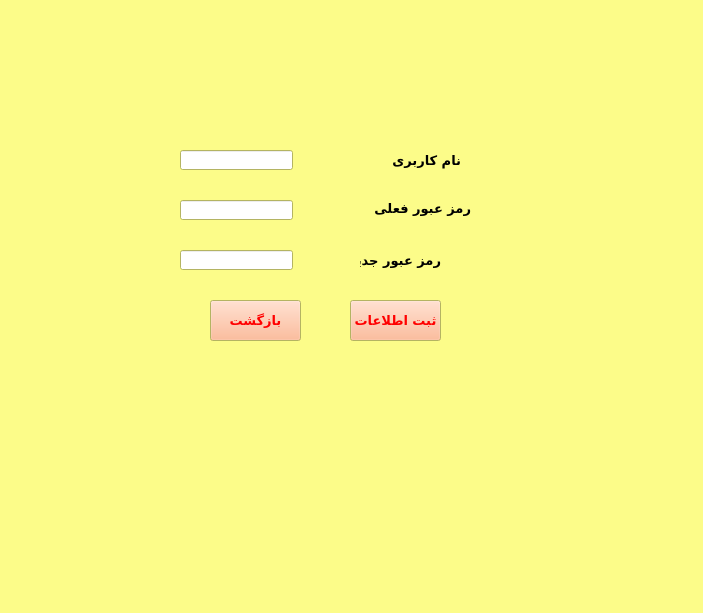
<?xml version="1.0" encoding="UTF-8"?>
<ui version="4.0">
 <class>Secret</class>
 <widget class="QWidget" name="Secret">
  <property name="geometry">
   <rect>
    <x>0</x>
    <y>0</y>
    <width>703</width>
    <height>613</height>
   </rect>
  </property>
  <property name="palette">
   <palette>
    <active>
     <colorrole role="Button">
      <brush brushstyle="SolidPattern">
       <color alpha="255">
        <red>255</red>
        <green>170</green>
        <blue>127</blue>
       </color>
      </brush>
     </colorrole>
     <colorrole role="ButtonText">
      <brush brushstyle="SolidPattern">
       <color alpha="255">
        <red>255</red>
        <green>0</green>
        <blue>0</blue>
       </color>
      </brush>
     </colorrole>
     <colorrole role="Base">
      <brush brushstyle="SolidPattern">
       <color alpha="255">
        <red>255</red>
        <green>255</green>
        <blue>255</blue>
       </color>
      </brush>
     </colorrole>
     <colorrole role="Window">
      <brush brushstyle="SolidPattern">
       <color alpha="255">
        <red>252</red>
        <green>252</green>
        <blue>137</blue>
       </color>
      </brush>
     </colorrole>
    </active>
    <inactive>
     <colorrole role="Button">
      <brush brushstyle="SolidPattern">
       <color alpha="255">
        <red>255</red>
        <green>170</green>
        <blue>127</blue>
       </color>
      </brush>
     </colorrole>
     <colorrole role="ButtonText">
      <brush brushstyle="SolidPattern">
       <color alpha="255">
        <red>255</red>
        <green>0</green>
        <blue>0</blue>
       </color>
      </brush>
     </colorrole>
     <colorrole role="Base">
      <brush brushstyle="SolidPattern">
       <color alpha="255">
        <red>255</red>
        <green>255</green>
        <blue>255</blue>
       </color>
      </brush>
     </colorrole>
     <colorrole role="Window">
      <brush brushstyle="SolidPattern">
       <color alpha="255">
        <red>252</red>
        <green>252</green>
        <blue>137</blue>
       </color>
      </brush>
     </colorrole>
    </inactive>
    <disabled>
     <colorrole role="Button">
      <brush brushstyle="SolidPattern">
       <color alpha="255">
        <red>255</red>
        <green>170</green>
        <blue>127</blue>
       </color>
      </brush>
     </colorrole>
     <colorrole role="ButtonText">
      <brush brushstyle="SolidPattern">
       <color alpha="255">
        <red>120</red>
        <green>120</green>
        <blue>120</blue>
       </color>
      </brush>
     </colorrole>
     <colorrole role="Base">
      <brush brushstyle="SolidPattern">
       <color alpha="255">
        <red>252</red>
        <green>252</green>
        <blue>137</blue>
       </color>
      </brush>
     </colorrole>
     <colorrole role="Window">
      <brush brushstyle="SolidPattern">
       <color alpha="255">
        <red>252</red>
        <green>252</green>
        <blue>137</blue>
       </color>
      </brush>
     </colorrole>
    </disabled>
   </palette>
  </property>
  <property name="windowTitle">
   <string>Form</string>
  </property>
  <widget class="QPushButton" name="pushButton">
   <property name="geometry">
    <rect>
     <x>210</x>
     <y>300</y>
     <width>91</width>
     <height>41</height>
    </rect>
   </property>
   <property name="font">
    <font>
     <family>NPWLYaghout Bold</family>
     <pointsize>10</pointsize>
     <weight>75</weight>
     <bold>true</bold>
    </font>
   </property>
   <property name="text">
    <string>بازگشت</string>
   </property>
  </widget>
  <widget class="QLabel" name="label">
   <property name="geometry">
    <rect>
     <x>380</x>
     <y>150</y>
     <width>81</width>
     <height>21</height>
    </rect>
   </property>
   <property name="font">
    <font>
     <family>NPWLYaghout Bold</family>
     <pointsize>10</pointsize>
     <weight>75</weight>
     <bold>true</bold>
    </font>
   </property>
   <property name="text">
    <string>نام کاربری</string>
   </property>
  </widget>
  <widget class="QLabel" name="label_2">
   <property name="geometry">
    <rect>
     <x>360</x>
     <y>200</y>
     <width>111</width>
     <height>16</height>
    </rect>
   </property>
   <property name="font">
    <font>
     <family>NPWLYaghout Bold</family>
     <pointsize>10</pointsize>
     <weight>75</weight>
     <bold>true</bold>
    </font>
   </property>
   <property name="text">
    <string>رمز عبور فعلی</string>
   </property>
  </widget>
  <widget class="QLabel" name="label_3">
   <property name="geometry">
    <rect>
     <x>360</x>
     <y>250</y>
     <width>81</width>
     <height>21</height>
    </rect>
   </property>
   <property name="font">
    <font>
     <family>NPWLYaghout Bold</family>
     <pointsize>10</pointsize>
     <weight>75</weight>
     <bold>true</bold>
    </font>
   </property>
   <property name="text">
    <string>رمز عبور جدید</string>
   </property>
  </widget>
  <widget class="QPushButton" name="pushButton_2">
   <property name="geometry">
    <rect>
     <x>350</x>
     <y>300</y>
     <width>91</width>
     <height>41</height>
    </rect>
   </property>
   <property name="font">
    <font>
     <family>NPWLYaghout Bold</family>
     <pointsize>10</pointsize>
     <weight>75</weight>
     <bold>true</bold>
    </font>
   </property>
   <property name="text">
    <string>ثبت اطلاعات</string>
   </property>
  </widget>
  <widget class="QLineEdit" name="lineEdit">
   <property name="geometry">
    <rect>
     <x>180</x>
     <y>150</y>
     <width>113</width>
     <height>20</height>
    </rect>
   </property>
  </widget>
  <widget class="QLineEdit" name="lineEdit_2">
   <property name="geometry">
    <rect>
     <x>180</x>
     <y>200</y>
     <width>113</width>
     <height>20</height>
    </rect>
   </property>
  </widget>
  <widget class="QLineEdit" name="lineEdit_3">
   <property name="geometry">
    <rect>
     <x>180</x>
     <y>250</y>
     <width>113</width>
     <height>20</height>
    </rect>
   </property>
  </widget>
 </widget>
 <resources/>
 <connections/>
</ui>
